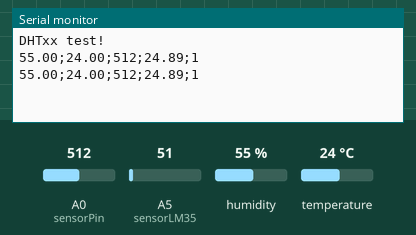
Recording of a sketch running on a simulated Arduino Uno, built with avr-gcc and run on an emulated ATmega328P. Shown: the last lines printed to the serial monitor. The test bench sets the inputs (shaded band); at power-on: humidity 55 %, A5 (sensorLM35) = 51, A0 (sensorPin) = 512, temperature 24 °C.

Above: at 1.2 s.
1.3 s: humidity set to 22 %
At 2.7 s:
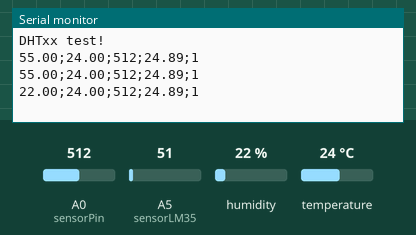
2.8 s: A5 (sensorLM35) set to 61
At 3.8 s:
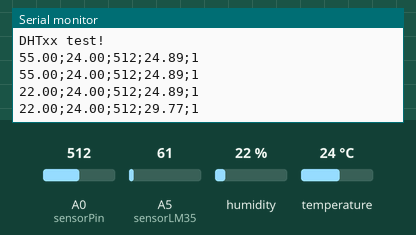
4.3 s: A0 (sensorPin) set to 716
At 5.7 s:
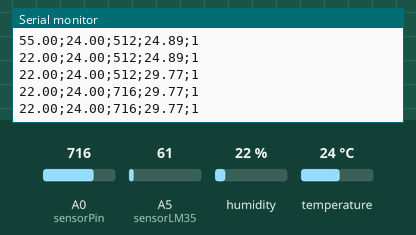
5.8 s: temperature set to 12 °C
At 7.1 s:
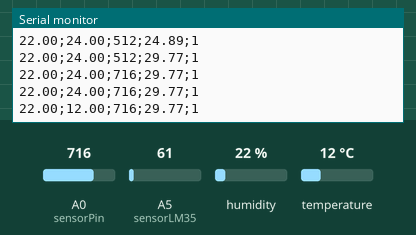
7.3 s: A5 (sensorLM35) set to 71
At 8.6 s:
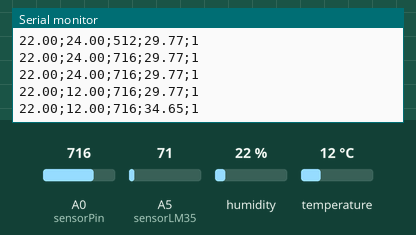
8.8 s: A0 (sensorPin) set to 992
At 10.6 s:
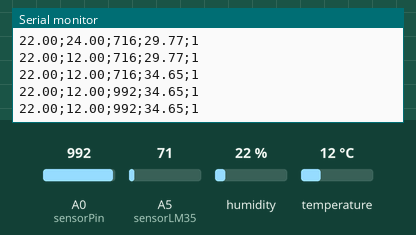
Timing chart, 0 to 11.3 s (numbered marks = the images above; inputs shaded):
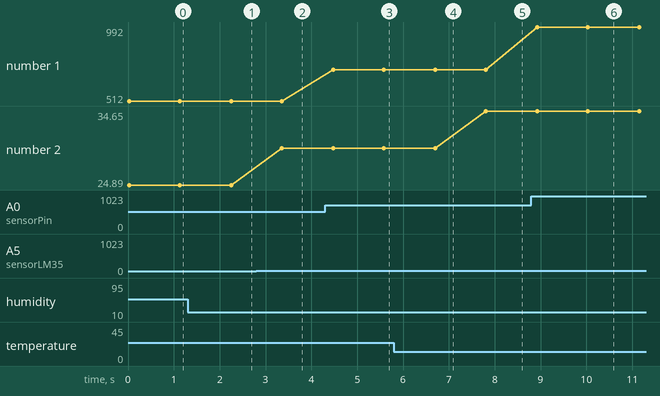

Measured:
- after the input at 1.3 s, the serial monitor: prints a new line after 0.95 s (image 1)
- after the input at 2.8 s, the serial monitor: prints a new line after 0.55 s (image 2)
- after the input at 4.3 s, the serial monitor: prints a new line after 0.18 s (image 3)
- after the input at 5.8 s, the serial monitor: prints a new line after 0.90 s (image 4)
- after the input at 7.3 s, the serial monitor: prints a new line after 0.51 s (image 5)
- after the input at 8.8 s, the serial monitor: prints a new line after 0.13 s (image 6)
- plotted number 1: 512 → 716 after the input at 4.3 s, 716 → 992 after the input at 8.8 s
- plotted number 2: 24.89 → 29.77 after the input at 2.8 s, 29.77 → 34.65 after the input at 7.3 s

The sketch:

dht11.ino
```cpp
#include <DHT.h>
#include <DHT_U.h>

#include <Adafruit_Sensor.h>

#include <DHT.h>
#include <DHT_U.h>

#include "DHT.h"

#define DHTPIN A1 // pino que estamos conectado
#define DHTTYPE DHT11 // DHT 11

// Conecte pino 1 do sensor (esquerda) ao +5V
// Conecte pino 2 do sensor ao pino de dados definido em seu Arduino
// Conecte pino 4 do sensor ao GND
// Conecte o resistor de 10K entre pin 2 (dados)
// e ao pino 1 (VCC) do sensor


DHT dht(DHTPIN, DHTTYPE);
int pinosensor=A1;
void setup()
{
  pinMode(pinosensor,INPUT);
  Serial.begin(9600);
  Serial.println("DHTxx test!");
  dht.begin();
}

void loop()
{
  // A leitura da temperatura e umidade pode levar 250ms!
  // O atraso do sensor pode chegar a 2 segundos.
  float h = dht.readHumidity();
  float t = dht.readTemperature();
  // testa se retorno é valido, caso contrário algo está errado.
  if (isnan(t) || isnan(h))
  {
    Serial.println("Failed to read from DHT");
  }
  else
  {
    //Serial.print("Umidade: ");
    Serial.print(h);
    Serial.print(";");
   // Serial.print("Temperatura: ");
    Serial.print(t);
    Serial.print(";");
   //Serial.println();
  }
int sensorPin=A0;
int sensorValue=0;

int sensorLM35 = A5;
float valorLM35 = analogRead(sensorLM35);
delay(100);
valorLM35 = analogRead(sensorLM35);
float temperatura = valorLM35*0.00488;
temperatura*=100;

//void loop(){
  sensorValue = analogRead(sensorPin);
  Serial.print(sensorValue);
  Serial.print(";");
  Serial.print(temperatura);
  Serial.print(";");


if (digitalRead(pinosensor)== LOW)
{
Serial.println("1");
}

else
{
Serial.println("0");
}

delay(1000);


  }
//}
```
